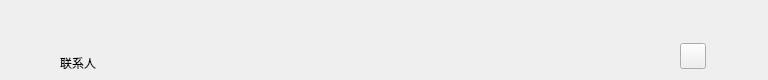
<?xml version="1.0" encoding="UTF-8"?>
<ui version="4.0">
 <class>ContactBriefWidget</class>
 <widget class="QWidget" name="ContactBriefWidget">
  <property name="geometry">
   <rect>
    <x>0</x>
    <y>0</y>
    <width>768</width>
    <height>80</height>
   </rect>
  </property>
  <property name="font">
   <font>
    <family>Microsoft YaHei UI Light</family>
   </font>
  </property>
  <property name="windowTitle">
   <string>Form</string>
  </property>
  <widget class="QLabel" name="title_label">
   <property name="geometry">
    <rect>
     <x>60</x>
     <y>50</y>
     <width>200</width>
     <height>26</height>
    </rect>
   </property>
   <property name="font">
    <font>
     <family>Microsoft YaHei UI</family>
     <weight>50</weight>
     <italic>false</italic>
     <bold>false</bold>
    </font>
   </property>
   <property name="styleSheet">
    <string notr="true"/>
   </property>
   <property name="text">
    <string>联系人</string>
   </property>
   <property name="alignment">
    <set>Qt::AlignLeading|Qt::AlignLeft|Qt::AlignVCenter</set>
   </property>
  </widget>
  <widget class="QToolButton" name="toolButton">
   <property name="geometry">
    <rect>
     <x>680</x>
     <y>43</y>
     <width>26</width>
     <height>26</height>
    </rect>
   </property>
   <property name="cursor">
    <cursorShape>PointingHandCursor</cursorShape>
   </property>
   <property name="styleSheet">
    <string notr="true"/>
   </property>
   <property name="text">
    <string/>
   </property>
  </widget>
 </widget>
 <resources/>
 <connections/>
</ui>
